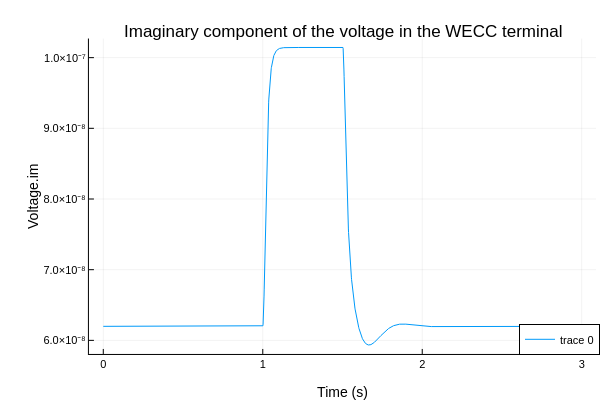

The cell this chart's notebook holds for it:
### Code cell
# Run the simulation of the dynamic model
resultfile_name = string("BESS_modified", ".csv")
simulate(BESS,resultfile = resultfile_name,
                simflags = "-override=outputFormat=csv")
resultfile = joinpath(getWorkDirectory(BESS), resultfile_name)
df = DataFrame(CSV.File(resultfile));

# Plot the imaginary component of the voltage in the WECC terminal
plotlyjs()
p2 = plot(df[!, "time"], df[!, "BESScb.terminal.V.im"], label=["Terminal V.im"])
plot!(p2, legend=:bottomright, titlefontsize=12, labelfontsize=10)
title!(p2, "Imaginary component of the voltage in the WECC terminal")
xlabel!(p2, "Time (s)")
ylabel!(p2, "Voltage.im")

### Figure 1 — Plotly figure (JSON) as saved in the notebook; plotly's stock layout.template omitted (floating-point values rounded to 4 significant figures; data arrays with more than 128 entries replaced by an {"elided": "..."} marker saying what was removed)
{"data": [{"colorbar": {"len": 0.8761, "title": "", "x": 0.9934, "y": 0.5104}, "legendgroup": ["Terminal V.im"], "line": {"color": "rgba(0, 154, 250, 1.000)", "dash": "solid", "shape": "linear", "width": 1}, "mode": "lines", "name": ["Terminal V.im"], "showlegend": true, "type": "scatter", "x": {"elided": "3006 float values"}, "xaxis": "x", "y": {"elided": "3006 float values"}, "yaxis": "y"}], "layout": {"annotations": [{"font": {"color": "rgba(0, 0, 0, 1.000)", "family": "sans-serif", "size": 17}, "rotation": 0, "showarrow": false, "text": "Imaginary component of the voltage in the WECC terminal", "x": 0.5708, "xanchor": "center", "xref": "paper", "y": 1, "yanchor": "top", "yref": "paper"}], "height": 400, "legend": {"bgcolor": "rgba(255, 255, 255, 1.000)", "bordercolor": "rgba(0, 0, 0, 1.000)", "borderwidth": 1, "font": {"color": "rgba(0, 0, 0, 1.000)", "family": "sans-serif", "size": 11}, "title": {"font": {"color": "rgba(0, 0, 0, 1.000)", "family": "sans-serif", "size": 15}, "text": ""}, "tracegroupgap": 0, "traceorder": "normal", "x": 1, "xanchor": "right", "y": 0.07, "yanchor": "bottom"}, "margin": {"b": 20, "l": 0, "r": 0, "t": 20}, "paper_bgcolor": "rgba(255, 255, 255, 1.000)", "plot_bgcolor": "rgba(255, 255, 255, 1.000)", "showlegend": true, "width": 600, "xaxis": {"anchor": "y", "domain": [0.1482, 0.9934], "gridcolor": "rgba(0, 0, 0, 0.100)", "gridwidth": 0.5, "linecolor": "rgba(0, 0, 0, 1.000)", "mirror": false, "range": [-0.09, 3.09], "showgrid": true, "showline": true, "showticklabels": true, "tickangle": 0, "tickcolor": "rgb(0, 0, 0)", "tickfont": {"color": "rgba(0, 0, 0, 1.000)", "family": "sans-serif", "size": 11}, "tickmode": "array", "ticks": "inside", "ticktext": ["0", "1", "2", "3"], "tickvals": [0, 1, 2, 3], "title": "Time (s)", "titlefont": {"color": "rgba(0, 0, 0, 1.000)", "family": "sans-serif", "size": 14}, "type": "-", "visible": true, "zeroline": false, "zerolinecolor": "rgba(0, 0, 0, 1.000)"}, "yaxis": {"anchor": "x", "domain": [0.07234, 0.9485], "gridcolor": "rgba(0, 0, 0, 0.100)", "gridwidth": 0.5, "linecolor": "rgba(0, 0, 0, 1.000)", "mirror": false, "range": [5.808e-08, 1.027e-07], "showgrid": true, "showline": true, "showticklabels": true, "tickangle": 0, "tickcolor": "rgb(0, 0, 0)", "tickfont": {"color": "rgba(0, 0, 0, 1.000)", "family": "sans-serif", "size": 11}, "tickmode": "array", "ticks": "inside", "ticktext": ["6.0×10⁻⁸", "7.0×10⁻⁸", "8.0×10⁻⁸", "9.0×10⁻⁸", "1.0×10⁻⁷"], "tickvals": [6e-08, 7e-08, 8e-08, 9e-08, 1e-07], "title": "Voltage.im", "titlefont": {"color": "rgba(0, 0, 0, 1.000)", "family": "sans-serif", "size": 14}, "type": "-", "visible": true, "zeroline": false, "zerolinecolor": "rgba(0, 0, 0, 1.000)"}}}
